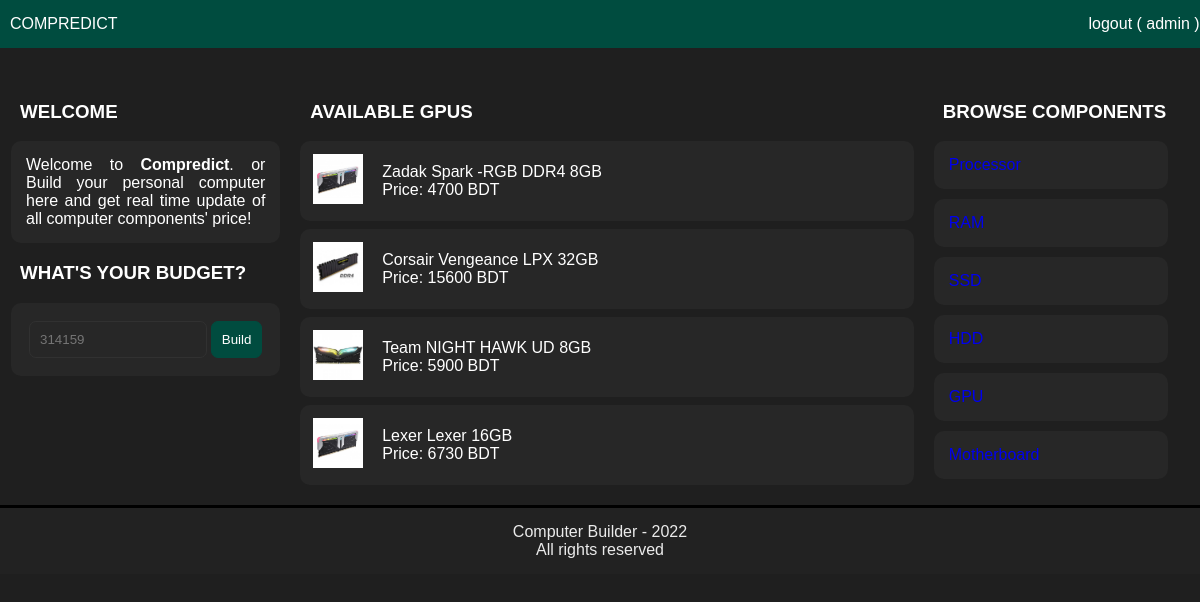
/ram (signed in), run on the app's committed database.
### home/models.py (models this page shows, shortened)
class Ram(models.Model):
    rID = models.AutoField(primary_key=True)
    rBrand = models.CharField(max_length=260)
    rName = models.CharField(max_length=260)
    rCap = models.IntegerField()
    rSpeed = models.IntegerField()
    rPrice = models.IntegerField()
    rThumb = models.ImageField()

### home/views.py (the view)
# urls.py: path('ram',views.rList, name="ram"),
def rList(request):
    getBudget(request)
    items = Ram.objects.all()
    context = {
        'items': items,
    }
    return render(request, 'rlist.html', context)

### home/views.py (called while the page is built)
def getBudget(request):
    if request.method == "POST":
        budget = request.POST.get('user_budget')

### templates/rlist.html (shortened to what this page needs)
{% extends 'base.html' %}
{% block body %}
<h3>AVAILABLE GPUS</h3>
{% for item in items %}
<div class="item-list">
    <table width="100%">
        <td width="1%">
            <img src="{{ item.rThumb.url }}" height="50px" width="50px"/>
        </td>
        <td width="25%">
            {{ item.rBrand }} {{ item.rName }} {{ item.rCap }}GB <br>
            Price: {{item.rPrice}} BDT
        </td>
    </table>
    </div>
{% endfor %}
{% endblock body %}

### templates/base.html (shortened to what this page needs)
<!doctype html>
<html>
<head>
    <link rel="stylesheet" href="static/css/styles.css">
    <link rel="stylesheet" href="https://cdnjs.cloudflare.com/ajax/libs/font-awesome/4.7.0/css/font-awesome.min.css"/>
    <link
  href="http://cdnjs.cloudflare.com/ajax/libs/font-awesome/4.3.0/css/font-awesome.css"
  rel="stylesheet"  type='text/css'>
</head>
<body>
  <div class="header"><a href="/">COMPREDICT</a>
     <span style="float:right;padding-right:5px">
      {% if  user.is_authenticated %}
      <a href="/signout">logout</a> ( {{user}} ))
      {% endif %}
    </span></div>
  <div class="section">
    <div class="col grid_1_of_3">
      <h3>WELCOME</h3>
      <div class="par">
         Welcome to <b>Compredict</b>.
         or Build your personal computer here and get real time update of all
        computer components' price!
      </div>
      <h3>WHAT'S YOUR BUDGET?</h3>
      <div class="par">
        <table width="100%">
          <td width="80%">
            <form action="/mkpc">
          <input type="text" name="user_budget" class="budget_input_field" placeholder="314159"/></td>
          <td width="15%"><button type="submit" class="budget_submit">Build</button>
          </td>
        </table>
      </div>
    </div>
<div class="col grid_2_of_3">
{% block body %}
{% endblock body %}
</div>
<div class="col grid_3_of_3">
  <h3>BROWSE COMPONENTS</h3>
  <a href="/processors"><div class="cats">Processor</div>  </a>
  <a href="/ram"><div class="cats">RAM</div>  </a>
  <a href="/ssd"><div class="cats">SSD</div>  </a>
  <a href="/hdd"><div class="cats">HDD</div>  </a>
  <a href="/gpu"><div class="cats">GPU</div>
  <a href="/mobo"><div class="cats">Motherboard</div>  </a>
</div>
</div>
  <div class="footer">
  Computer Builder - 2022 <br>
  All rights reserved
  </div>
</body>
</html>

### static/css/styles.css (style rules this page uses)
body { font-family: 'Product Sans', sans-serif! important; background: rgb(31, 31, 31); color: rgb(255, 255, 255); margin: 70px 0px 0px 0px; padding: 0px; }
.header { background: rgb(0, 76, 63); color: white; padding: 15px 10px 15px 10px; position: fixed; top: 0; left: 0; width: 100%; }
h3 { margin-left: 10px; }
a { color: #6970D; text-decoration: none! important; }
.header a { color: #fff! important; text-decoration: none! important; }
.par { background-color: rgb(39, 39, 39); margin: 0px 1px 10px 1px; border: 0px solid transparent; border-radius: 10px; padding: 15px; text-align: justify; clear: both; }
.cats { background-color: rgb(39, 39, 39); margin: 0px 1px 10px 1px; border: 0px solid transparent; border-radius: 10px; padding: 15px; text-align: justify; clear: both; }
.budget_input_field { border: 1px solid rgb(49, 49, 49); padding: 10px; color: rgb(255, 255, 255); border-radius: 7px; background-color: rgb(39, 39, 39); margin: 0px; width: 88%; }
.budget_submit { border: 1px solid rgb(0, 76, 63); padding: 10px; border-radius: 7px; color: rgb(255, 255, 255); background-color: rgb(0, 76, 63); margin: 0px; }
.section { clear: both; margin: 0px 10px 0px 10px; padding: 0px; }
.col { display: block; float:left; margin: 1% 0 1% 1.6%; }
.col:first-child { margin-left: 0 !important; }
.grid_1_of_3 { width: 23% }
.grid_2_of_3 { width: 52% }
.grid_3_of_3 { width: 20% }
.footer { clear: both; background-color: rgb(34, 34, 34); color: rgb(235, 235, 235); padding: 15px; border-top: 3px solid black; text-align: center; }
.item-list { background-color:rgb(39, 39, 39); padding:10px; border-radius: 10px; margin: 8px 0px; }

### data on the page
Ram: rThumb (picture), rBrand "Zadak", rName "Spark -RGB DDR4", rCap "8", rPrice "4700"
Ram: rThumb (picture), rBrand "Corsair", rName "Vengeance LPX", rCap "32", rPrice "15600"
Ram: rThumb (picture), rBrand "Team", rName "NIGHT HAWK UD", rCap "8", rPrice "5900"
Ram: rThumb (picture), rBrand "Lexer", rName "Lexer", rCap "16", rPrice "6730"

### other printed values
{{ user }} "admin"
